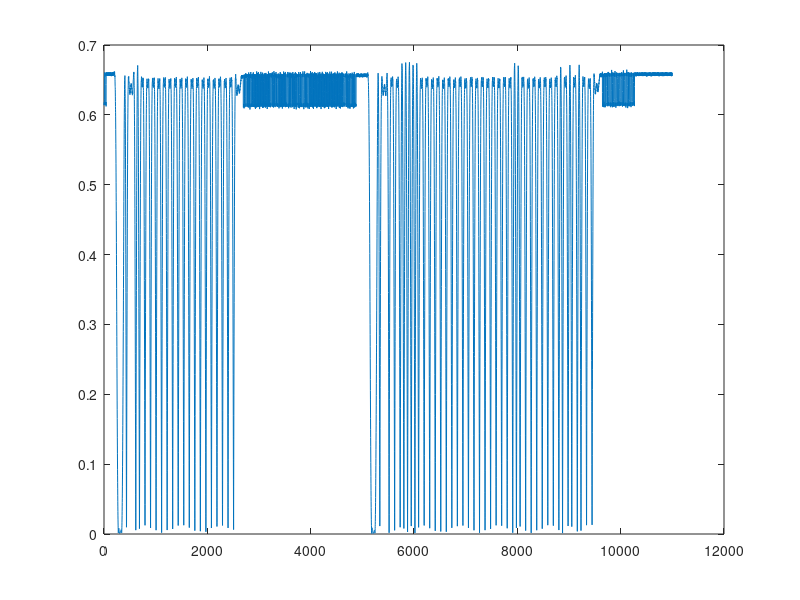
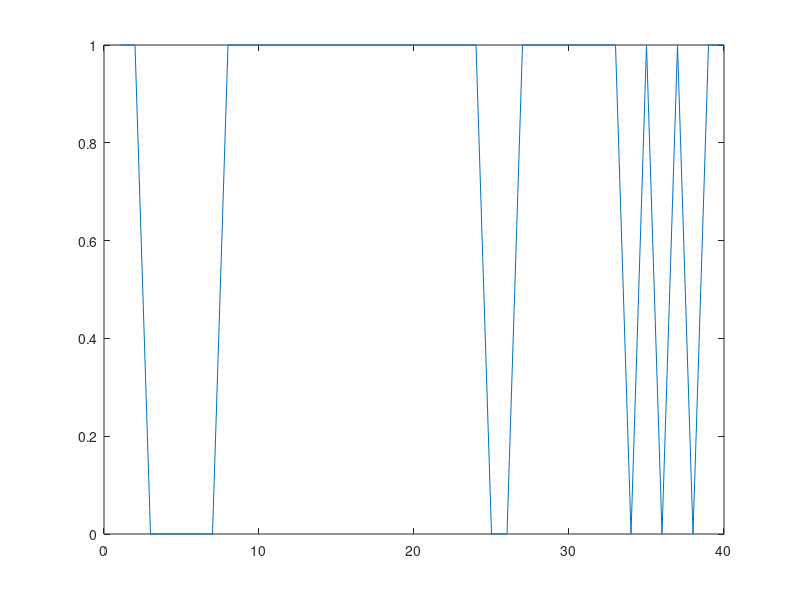

Here is the MATLAB script that generated these plots, in order:
data=[];
data=importdata('signal.txt');
plot(data);
x=1;k=1;i=1;begin=1;
signal1=2500;signal2=5000;signal3=9450;signal4=10350;
reader1=[];index1=[];reader2=[];index3=[];
tag1=[];tag2=[];index2=[];index4=[];

% get the 1ST signal from READER
for a=1:signal1;
    if data(a)<0.3;
        i=a;
        break;
    end
end

while i<signal1,
    if data(i)>0.4;
        index1(x)=i;
        x=x+1;
        for j=i:signal1;
            if data(j)<0.3;
                index1(x)=j;
                i=j;
                x=x+1;
                break;
            end
            if j==signal1;
                break;
            end
        end
    else
        i=i+1;
    end
end

for z=1:size(index1,2)-1;
    if index1(z+1)-index1(z) > 100;
        begin=z+2;
        break;
    end
end

for z=begin:2:size(index1,2)-1;
    if index1(z+1)-index1(z) > 60;
        reader1(k)=1;
    else
        reader1(k)=0;
    end
    k=k+1;
end

% get the 1ST signal from TAG
x=1;k=1;begin=1;t1_i=begin;
for a=signal1+100:signal2;
    if data(a)<0.62;
        i=a;
        break;
    end
end

while i<signal2,
    if data(i)<0.63;
        index2(x)=i;
        x=x+1;
        for j=i:signal2;
            if data(j)>0.64;
                index2(x)=j;
                i=j;
                x=x+1;
                break;
            end
            if j==signal2;
                break;
            end
        end
    else
        i=i+1;
    end
end

for z=1:size(index2,2)-1;
    if index2(z+1)-index2(z) > 22;
        begin=z+2;
        break;
    end
end

t1_i=begin;
while t1_i < size(index2,2),
    if index2(t1_i+1)-index2(t1_i) < 10;
        tag1(k)=0;
        t1_i=t1_i+2;
    elseif index2(t1_i+1)-index2(t1_i) >= 13;
        tag1(k)=1;
        t1_i=t1_i+1;
    else
        tag1(k)=2; 
    end
    k=k+1;
end

% get the 2ND signal from READER
x=1;k=1;begin=1;i=1;

for a=signal2:signal3;
    if data(a)<0.3;
        i=a;
        break;
    end
end

while i<signal3,
    if data(i)>0.4;
        index3(x)=i;
        x=x+1;
        for j=i:signal3;
            if data(j)<0.3;
                index3(x)=j;
                i=j;
                x=x+1;
                break;
            end
            if j==signal3;
                break;
            end
        end
    else
        i=i+1;
    end
end

for z=1:size(index3,2)-1;
    if index3(z+1)-index3(z) > 100;
        begin=z+2;
        break;
    end
end

for z=begin:2:size(index3,2)-1;
    if index3(z+1)-index3(z) > 60;
        reader2(k)=1;
    else
        reader2(k)=0;
    end
    k=k+1;
end
figure;
plot(reader2);

% get the 2ND signal from TAG
x=1;k=1;begin=1;t2_i=begin;
for a=signal3+50:signal4;
    if data(a)<0.62;
        i=a;
        break;
    end
end

while i<signal4,
    if data(i)<0.63;
        index4(x)=i;
        x=x+1;
        for j=i:signal4;
            if data(j)>0.64;
                index4(x)=j;
                i=j;
                x=x+1;
                break;
            end
            if j==signal4;
                break;
            end
        end
    else
        i=i+1;
    end
end

for z=1:size(index4,2)-1;
    if index4(z+1)-index4(z) > 22;
        begin=z+2;
        break;
    end
end

t2_i=begin;
while t2_i < size(index4,2),
    if index4(t2_i+1)-index4(t2_i) < 10;
        tag2(k)=0;
        t2_i=t2_i+2;
    elseif index4(t2_i+1)-index4(t2_i) >= 13;
        tag2(k)=1;
        t2_i=t2_i+1;
    else
        tag2(k)=2; 
    end
    k=k+1;
end

reader1=num2str(reader1);
tag1=num2str(tag1);
reader2=num2str(reader2);
tag2=num2str(tag2);
disp('R->T: ')
disp(reader1)
disp('T->R: ')
disp(tag1)
disp('R->T: ')
disp(reader2)
disp('T->R: ')
disp(tag2)
